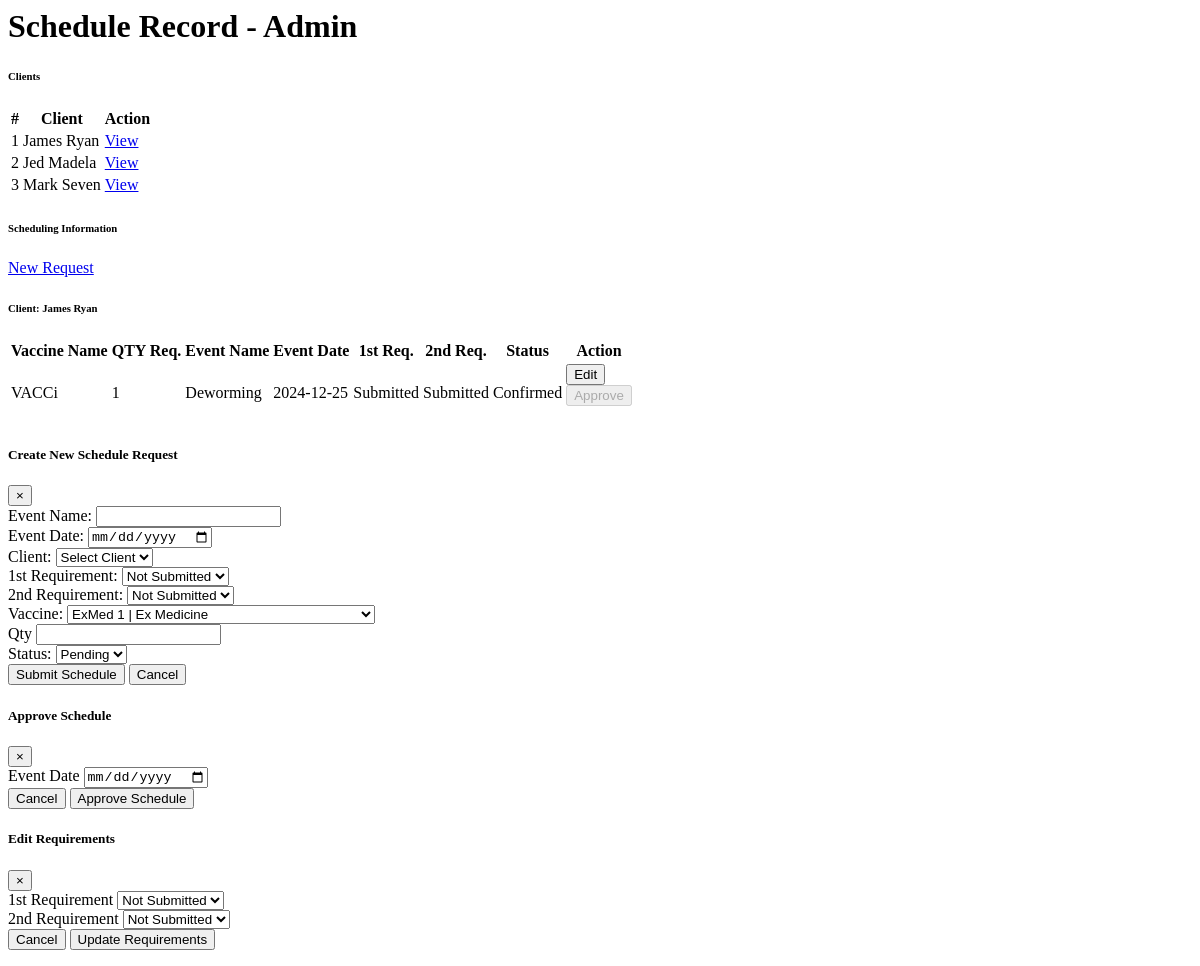
Page /administrator2/Schedule/ScheduleList.php?client_id=53 on the committed database.
### tables this page shows
CREATE TABLE `client` (
  `CLIENT_ID` int(11) NOT NULL,
  `FNAME` varchar(150) NOT NULL,
  `LNAME` varchar(140) NOT NULL,
  `MIDINITIAL` varchar(150) NOT NULL,
  `ASSOCIATION` varchar(255) NOT NULL,
  `CONTACT_NO` varchar(255) NOT NULL,
  `ADDRESS` varchar(150) NOT NULL,
  `DATE_REGISTERED` date NOT NULL
);

CREATE TABLE `schedule` (
  `SCHEDULE_ID` int(11) NOT NULL,
  `VACCINE_TYPE_ID` int(11) NOT NULL DEFAULT 0,
  `QTY_USED` varchar(50) NOT NULL,
  `EVENT_NAME` varchar(255) NOT NULL,
  `EVENT_DATE` date NOT NULL,
  `CLIENT_ID` int(11) NOT NULL,
  `1ST_REQUIREMENT` varchar(255) NOT NULL DEFAULT '0' COMMENT '0= Not Submitted \r\n1= Submitted ',
  `2ND_REQUIREMENT` varchar(255) NOT NULL DEFAULT '0' COMMENT '0= Not Submitted \r\n1= Submitted ',
  `STATUS` varchar(255) DEFAULT '0' COMMENT '1=accept, 2=reject	',
  `isCompleted` varchar(255) DEFAULT '0',
  `CREATED_AT` timestamp NOT NULL DEFAULT current_timestamp() ON UPDATE current_timestamp()
);

CREATE TABLE `vaccine_type` (
  `VACCINE_TYPE_ID` int(11) NOT NULL,
  `VACCINE_NAME` varchar(255) NOT NULL,
  `DESCRIPTION` varchar(255) DEFAULT NULL
);

### administrator2/Schedule/ScheduleList.php (the view, shortened to what this page needs)
  <?php
  require("connection/connection.php");
  $clientQuery = "SELECT CLIENT_ID, CONCAT(FNAME, ' ', LNAME) AS full_name FROM client";
  $clientResult = mysqli_query($con, $clientQuery);
  $clients = mysqli_fetch_all($clientResult, MYSQLI_ASSOC);
  $schedules = [];
  $selectedClientName = '';
  if (isset($_GET['client_id']) && !empty($_GET['client_id'])) {
      $client_id = intval($_GET['client_id']);
      $scheduleQuery = "SELECT vt.VACCINE_NAME,s.QTY_USED AS 'qty_request',s.SCHEDULE_ID, s.EVENT_NAME, s.EVENT_DATE, s.1ST_REQUIREMENT, s.2ND_REQUIREMENT, s.STATUS FROM schedule s, vaccine_type vt WHERE s.VACCINE_TYPE_ID = vt.VACCINE_TYPE_ID and CLIENT_ID = ? ORDER BY s.STATUS ASC";
      $stmt = mysqli_prepare($con, $scheduleQuery);
      mysqli_stmt_bind_param($stmt, 'i', $client_id);
      mysqli_stmt_execute($stmt);
      $scheduleResult = mysqli_stmt_get_result($stmt);
      $schedules = mysqli_fetch_all($scheduleResult, MYSQLI_ASSOC);
      $clientNameQuery = "SELECT CONCAT(FNAME, ' ', LNAME) AS full_name FROM client WHERE CLIENT_ID = ?";
      $stmt = mysqli_prepare($con, $clientNameQuery);
      mysqli_stmt_bind_param($stmt, 'i', $client_id);
      mysqli_stmt_execute($stmt);
      $clientNameResult = mysqli_stmt_get_result($stmt);
      if ($clientNameResult && $clientRow = mysqli_fetch_assoc($clientNameResult)) {
          $selectedClientName = $clientRow['full_name'];
      } else {
          $selectedClientName = 'Unknown Client';
      }
  }
  ?>
  <div class="content-wrapper">
    <div class="content-header">
      <h1 class="font-weight-bold text-primary">Schedule Record - Admin<h1>
    </div>
    <section class="content">
      <div class="container-fluid">
        <div class="row">
          <div class="col-md-4">
            <div class="card shadow-sm mb-4">
              <div class="card-header bg-primary text-white d-flex justify-content-between align-items-center">
                <h6 class="mb-0">Clients</h6>
              </div>
              <div class="card-body">
                <table class="table table-striped table-hover" id="client-table">
                  <thead>
                    <tr> <th>#</th><th>Client</th><th>Action</th></tr>
                  </thead>
                  <tbody>
                    <?php $i = 1; foreach ($clients as $client) { ?>
                      <tr>
                        <td><?=$i; ?></td>
                        <td><?= htmlspecialchars($client['full_name']); ?></td>
                        <td>
                          <a href="index2.php?page=Schedule&client_id=<?= $client['CLIENT_ID']; ?>" class="btn btn-sm btn-info">View</a>
                        </td>
                      </tr>
                    <?php $i++; } ?>
                  </tbody>
                </table>
              </div>
            </div>
          </div>
          <div class="col-md-8">
            <div class="card">
              <div class="card-header bg-primary text-white d-flex align-items-center">
                  <h6>Scheduling Information</h6>
                  <a href="#" class="btn btn-dark ml-auto" data-toggle="modal" data-target="#Add_scheduleModal">New Request</a>
              </div>
              <div class="card-body">
                <h6>Client: <span><?= htmlspecialchars($selectedClientName); ?></span></h6>
                <table class="table table-bordered" id="sched-info-table">
                  <thead>
                    <tr>
                      <th>Vaccine Name</th>
                      <th>QTY Req.</th>
                      <th>Event Name</th>
                      <th>Event Date</th>
                      <th>1st Req.</th>
                      <th>2nd Req.</th>
                      <th>Status</th>
                      <th>Action</th>
                    </tr>
                  </thead>
                  <tbody>
                    <?php foreach ($schedules as $schedule) { ?>
                      <tr>
                        <td><?=$schedule['VACCINE_NAME'] ?></td>
                        <td><?= $schedule['qty_request'] ?></td>
                        <td><?= htmlspecialchars($schedule['EVENT_NAME']); ?></td>
                        <td><?= htmlspecialchars($schedule['EVENT_DATE']); ?></td>
                        <td><?= $schedule['1ST_REQUIREMENT'] == 0 ? 'Not Submitted' : 'Submitted'; ?></td>
                        <td><?= $schedule['2ND_REQUIREMENT'] == 0 ? 'Not Submitted' : 'Submitted'; ?></td>
                        <td><?= $schedule['STATUS'] == 1 ? 'Confirmed' : 'Pending'; ?></td>
                        <td>
                          <button class="btn btn-sm btn-warning edit-btn"
                                  data-id="<?= $schedule['SCHEDULE_ID']; ?>"
                                  data-1st="<?= $schedule['1ST_REQUIREMENT']; ?>"
                                  data-2nd="<?= $schedule['2ND_REQUIREMENT']; ?>"
                                  >Edit</button>
                          <form action="includes/action.php" method="POST" class="d-inline">
                            <button
                            type="button"
                            class="btn btn-sm btn-success approve-btn "
                            data-id="<?= $schedule['SCHEDULE_ID']; ?>"
                            data-1st="<?= $schedule['1ST_REQUIREMENT']; ?>"
                            data-2nd="<?= $schedule['2ND_REQUIREMENT']; ?>"
                            data-event="<?= $schedule['EVENT_DATE']; ?>"
                            data-toggle="modal"
                            <?= $schedule['STATUS'] == 1 ? 'disabled' : ''; ?>>
                            Approve
                          </button>
                          </form>
                        </td>
                      </tr>
                    <?php } ?>
                  </tbody>
                </table>
              </div>
            </div>
          </div>
        </div>
      </div>
    </section>
  </div>
<?php
include('addSched.php');
?>
<div class="modal fade" id="approveScheduleModal" tabindex="-1" aria-labelledby="approveScheduleModalLabel" aria-hidden="true">
  <div class="modal-dialog">
    <div class="modal-content">
      <div class="modal-header">
        <h5 class="modal-title">Approve Schedule</h5>
        <button type="button" class="close" data-dismiss="modal" aria-label="Close">
          <span aria-hidden="true">&times;</span>
        </button>
      </div>
      <form id="approveScheduleForm" method="post" action="">
        <div class="modal-body">
          <div class="form-group">
            <label for="approveEventDateLabel">Event Date</label>
            <input type="date" name="event_date" id="approveEventDate" class="form-control" required>
          </div>
        </div>
        <div class="modal-footer">
          <button type="button" class="btn btn-secondary" data-dismiss="modal">Cancel</button>
          <button type="submit" class="btn btn-primary">Approve Schedule</button>
        </div>
      </form>
    </div>
  </div>
</div>
  <div class="modal fade" id="editRequirementsModal" tabindex="-1" aria-labelledby="editRequirementsModalLabel" aria-hidden="true">
    <div class="modal-dialog">
      <div class="modal-content">
        <div class="modal-header">
          <h5>Edit Requirements</h5>
          <button type="button" class="close" data-dismiss="modal" aria-label="Close">
            <span aria-hidden="true">&times;</span>
          </button>
        </div>
        <form id="editRequirementsForm" method="post">
          <div class="modal-body">
            <div class="form-group">
              <label for="firstRequirement">1st Requirement</label>
              <select name="first_requirement" id="firstRequirement" class="form-control">
                <option value="0">Not Submitted</option>
              </select>
            </div>
            <div class="form-group">
              <label for="secondRequirement">2nd Requirement</label>
              <select name="second_requirement" id="secondRequirement" class="form-control">
                <option value="0">Not Submitted</option>
              </select>
            </div>
          </div>
          <div class="modal-footer">
            <button type="button" class="btn btn-secondary" data-dismiss="modal">Cancel</button>
            <button type="submit" class="btn btn-primary">Update Requirements</button>
          </div>
        </form>
      </div>
    </div>
  </div>

### rows in the picture
client: full_name "James Ryan"
client: full_name "Jed Madela"
client: full_name "Mark Seven"
schedule: VACCINE_TYPE_ID.VACCINE_NAME "VACCi", QTY_USED "1", EVENT_NAME "Deworming", EVENT_DATE "2024-12-25", 1ST_REQUIREMENT "Submitted", 2ND_REQUIREMENT "Submitted", STATUS "Confirmed"

### other values in the picture
$selectedClientName "James Ryan"
form field vaccine_TYPE_ID "ExMed 1 | Ex Medicine"
